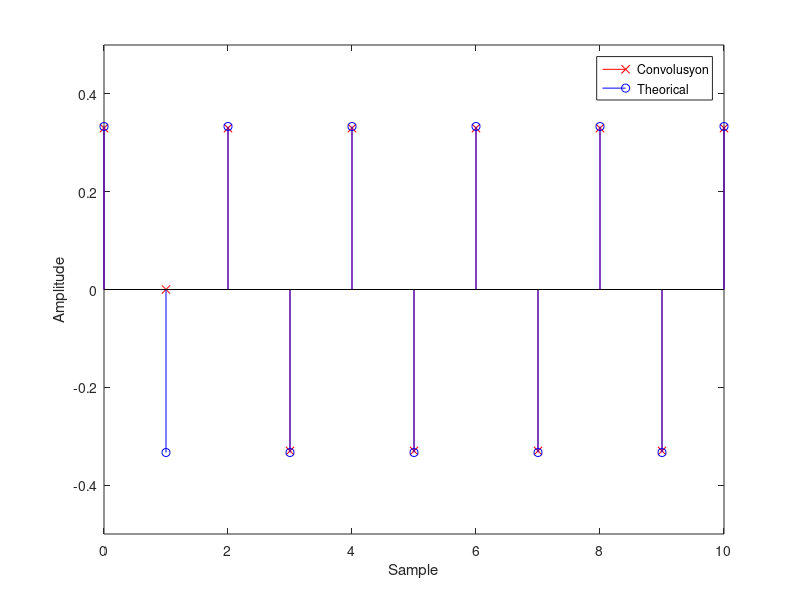

This figure's MATLAB source:
clc
clear
close all

n = 0:1:10;
w = pi;

n_axis_1 = 0:1:12;
n_axis_2 = 0:1:10;

x = cos(pi*n);
Fh = [0.33 0.33 0.33];
y_con = conv(x,Fh);
y_out = (1/3)*cos(pi*n);


stem(n_axis_1,y_con,'rx'); hold on;
stem(n_axis_2,y_out,'bo');
axis([0 10 -0.5 0.5]);
title('');
legend('Convolusyon','Theorical');
xlabel('Sample');
ylabel('Amplitude');